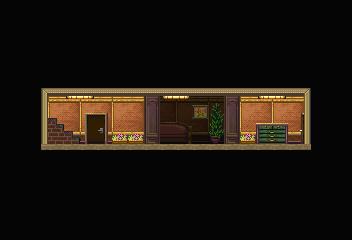

Rendered tile map (Tiled .tmx) drawn with the repository's tilesets; below, a short description and the map source with its tile grids summarised:
An orthogonal 22x15 tile map with 16x16 px tiles, 5 tile layers (Background, Background Above, AAAAAAAAA, Tile Layer 5, ...) and 20 objects (11x Event, 6x Target, 3x Light).

<map version="1.4" tiledversion="1.4.2" orientation="orthogonal" renderorder="right-down" width="22" height="15" tilewidth="16" tileheight="16" infinite="0" nextlayerid="7" nextobjectid="74">
 <tileset firstgid="1" source="Tilesets/Debug2d.tsx" />
 <layer id="1" name="Background" width="22" height="15">
  <properties>
   <property name="CheckPassability" type="bool" value="true" />
   <property name="z" value="1" />
  </properties>
  <data>[330 cells, 330 non-empty, 24 distinct tile ids]</data>
 </layer>
 <layer id="2" name="Background Above" width="22" height="15">
  <data>[330 cells, 0 non-empty, 0 distinct tile ids]</data>
 </layer>
 <layer id="3" name="AAAAAAAAA" width="22" height="15">
  <data>[330 cells, 26 non-empty, 24 distinct tile ids]</data>
 </layer>
 <layer id="4" name="Tile Layer 5" width="22" height="15">
  <data>[330 cells, 6 non-empty, 2 distinct tile ids]</data>
 </layer>
 <objectgroup id="5" name="Object Layer 1">
  <object id="51" name="HallLight" type="Light" x="160" y="96" width="32">
   <properties>
    <property name="lighting" value="hallway" />
   </properties>
  </object>
  <object id="52" name="HallLight" type="Light" x="256" y="96" width="32">
   <properties>
    <property name="lighting" value="hallway" />
   </properties>
  </object>
  <object id="54" name="HallLight" type="Light" x="64" y="96" width="32">
   <properties>
    <property name="lighting" value="hallway" />
   </properties>
  </object>
  <object id="57" name="right" type="Target" x="288" y="128" width="16" height="16" />
  <object id="58" name="tele" type="Event" x="304" y="128" width="16" height="16">
   <properties>
    <property name="onCollide" value="play('door'); targetTele('lounge', 'left')" />
    <property name="passable" value="IMPASSABLE" />
   </properties>
  </object>
  <object id="59" name="ArrowRight" type="Event" x="288" y="160" width="16" height="16">
   <properties>
    <property name="appearance" value="arrow" />
    <property name="face" value="EAST" />
    <property name="proximity" type="float" value="2.5" />
   </properties>
  </object>
  <object id="60" name="tele" type="Event" x="160" y="112" width="16" height="16">
   <properties>
    <property name="onCollide" value="targetTele('uhuh', 'hall1')" />
    <property name="passable" value="IMPASSABLE" />
   </properties>
  </object>
  <object id="61" name="ArrowUp" type="Event" x="176" y="160" width="16" height="16">
   <properties>
    <property name="appearance" value="arrow" />
    <property name="face" value="NORTH" />
    <property name="proximity" type="float" value="2" />
   </properties>
  </object>
  <object id="62" name="hall2" type="Target" x="176" y="128" width="16" height="16" />
  <object id="63" name="hall4" type="Target" x="208" y="128" width="16" height="16" />
  <object id="64" name="hall1" type="Target" x="160" y="128" width="16" height="16" />
  <object id="65" name="ArrowUp" type="Event" x="192" y="160" width="16" height="16">
   <properties>
    <property name="appearance" value="arrow" />
    <property name="face" value="NORTH" />
    <property name="proximity" type="float" value="2" />
   </properties>
  </object>
  <object id="66" name="hall3" type="Target" x="192" y="128" width="16" height="16" />
  <object id="67" name="tele" type="Event" x="176" y="112" width="16" height="16">
   <properties>
    <property name="onCollide" value="targetTele('uhuh', 'hall2')" />
    <property name="passable" value="IMPASSABLE" />
   </properties>
  </object>
  <object id="68" name="tele" type="Event" x="192" y="112" width="16" height="16">
   <properties>
    <property name="onCollide" value="targetTele('uhuh', 'hall3')" />
    <property name="passable" value="IMPASSABLE" />
   </properties>
  </object>
  <object id="69" name="tele" type="Event" x="208" y="112" width="16" height="16">
   <properties>
    <property name="onCollide" value="targetTele('uhuh', 'hall4')" />
    <property name="passable" value="IMPASSABLE" />
   </properties>
  </object>
  <object id="70" name="ArrowNE" type="Event" x="48" y="160" width="16" height="16">
   <properties>
    <property name="appearance" value="arrow_diag" />
    <property name="face" value="WEST" />
    <property name="proximity" type="float" value="3" />
   </properties>
  </object>
  <object id="71" name="tele" type="Event" x="32" y="128" width="16" height="16">
   <properties>
    <property name="onCollide" value="play('door'); targetTele('deck2', 'door1', 'SOUTH')" />
   </properties>
  </object>
  <object id="72" name="tele" type="Event" x="48" y="112" width="32" height="16">
   <properties>
    <property name="onCollide" value="play('door'); targetTele('deck2', 'door1', 'SOUTH')" />
   </properties>
  </object>
  <object id="73" name="stair" type="Target" x="64" y="128" width="16" height="16" />
 </objectgroup>
 <layer id="6" name="Foreground" width="22" height="15" opacity="0.5">
  <data>[330 cells, 0 non-empty, 0 distinct tile ids]</data>
 </layer>
</map>
